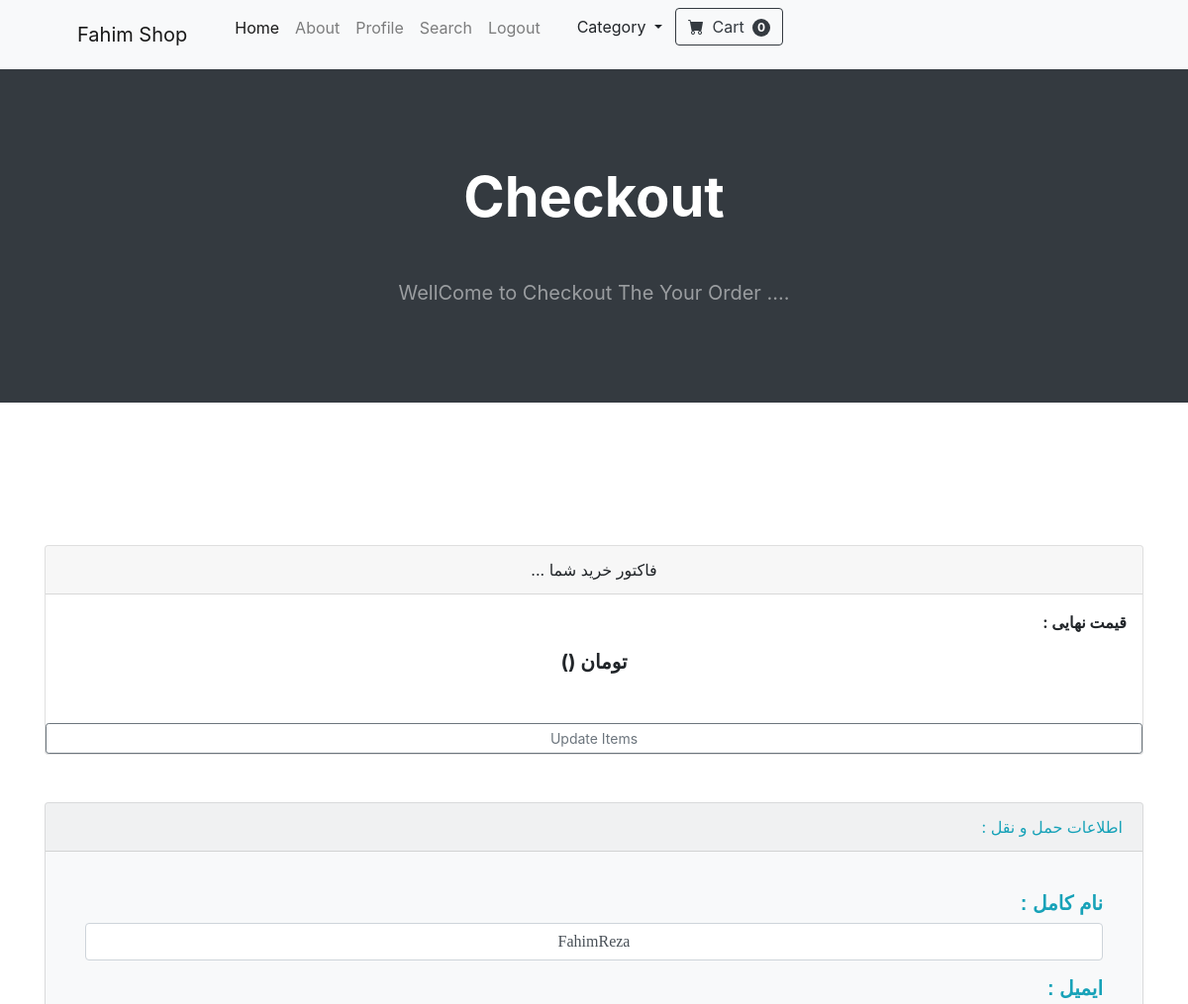
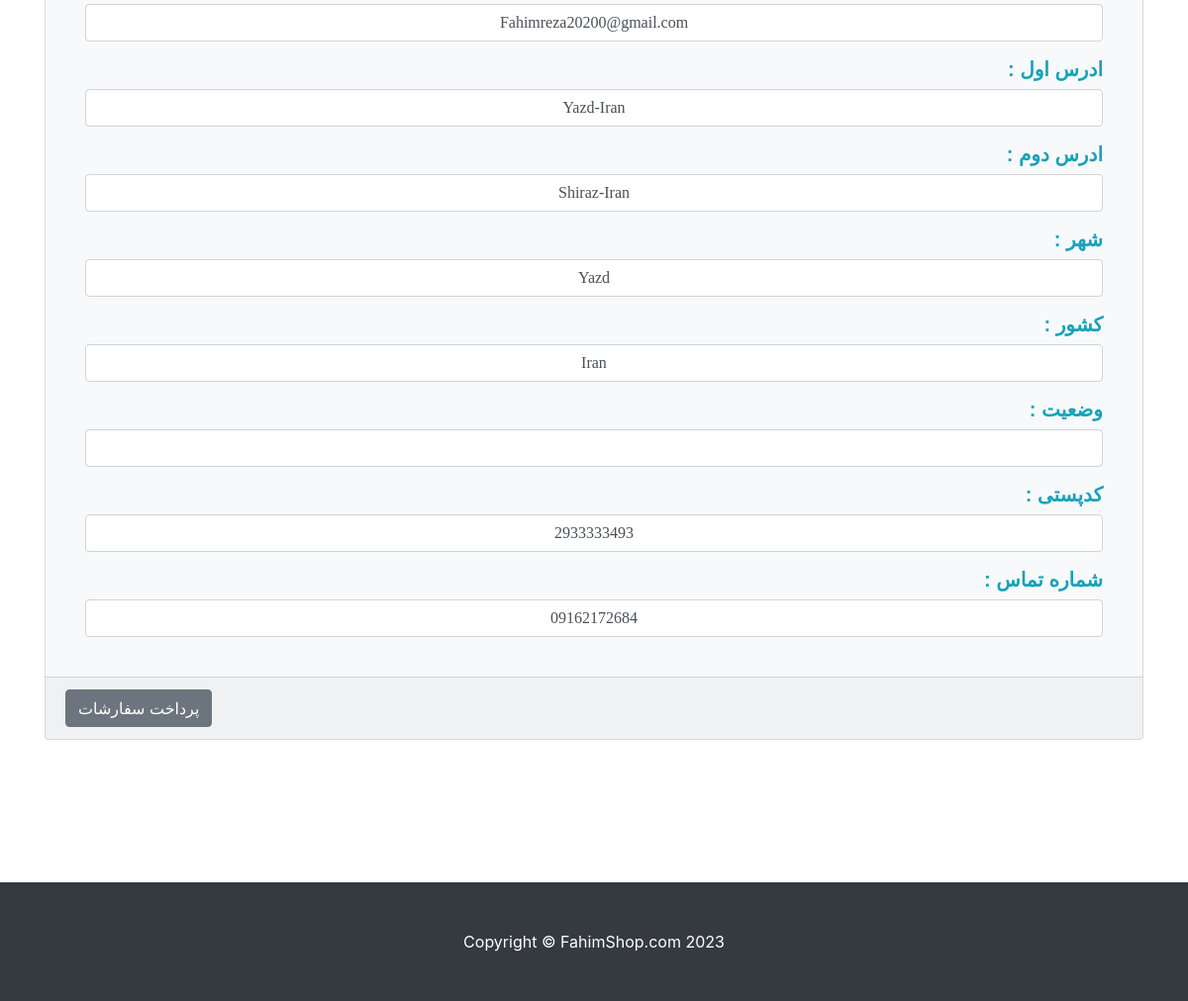
/Payment/Checkout/ (signed in), run on the app's committed database (2 pictures, top to bottom).
### Payment/models.py (models this page shows, shortened)
class ShippingAddress(models.Model):
    user = models.ForeignKey(User, on_delete=models.CASCADE , null=True , blank=True)
    Shipping_full_name = models.CharField(max_length=200)
    Shipping_email = models.EmailField(max_length=200)
    Shipping_address1 = models.CharField(max_length=200)
    Shipping_address2 = models.CharField(max_length=200 , null = True , blank=True)
    Shipping_city = models.CharField(max_length=200)
    Shipping_country = models.CharField(max_length=200)
    Shipping_state = models.CharField(max_length=200 , blank=True , null=True )
    Shipping_zip_Code = models.CharField(max_length=200 , blank=True , null=True )
    Shipping_phone_number = models.CharField(max_length=200)
    class Meta :
        verbose_name_plural = 'Shipping Address'

### Payment/views.py (the view)
# urls.py: path('Checkout/', views.Checkout, name='Checkout_Payment'),
def Checkout(request):
    cart = Cart(request)
    cart_product = cart.get_prods
    quantities = cart.get_qty
    total = ()
    if request.user.is_authenticated:
        shipping_form_user = ShippingAddress.objects.get(user__id=request.user.id)
        Shipping_form = ShippingForm(request.POST or None, instance=shipping_form_user)
        return render(request=request, template_name="Checkout_Payment.html" , context={'products' : cart_product, 'qty' : quantities, 'total' : total , 'shipping_form' : Shipping_form})
    else:
        Shipping_form = ShippingForm(request.POST or None)
        return render(request=request, template_name="Checkout_Payment.html" , context={'products' : cart_product, 'qty' : quantities, 'total' : total , 'shipping_form' : Shipping_form})

### Cart/Cart.py (called while the page is built)
    def __len__(self):
        return len(self.cart)

    def get_prods(self):
        product_ids = self.cart.keys()
        product = Product.objects.filter(id__in = product_ids)
        return product

### Cart/Context_Processors.py (called while the page is built)
def cart(request):
    return {'cart' : Cart(request)}

### Payment/templates/Checkout_Payment.html (shortened to what this page needs)
{% extends 'base.html' %}
{% load humanize %}
{% block content %}
        <header class="bg-dark py-5">
            <div class="container px-4 px-lg-5 my-5">
                <div class="text-center text-white">
                    <h1 class="display-4 fw-bolder">Checkout</h1>
                    <p class="lead fw-normal text-white-50 mb-0 mt-5">WellCome to Checkout The Your Order ....</p>
                </div>
            </div>
        </header>
<br/><br/><br/><br/><br/><br/>
<div class="container " >
   <div class="card">
  <div dir="rtl" class="card-header text-center">
      فاکتور خرید شما ...
  </div>
                   <strong class="text-end p-3" dir = rtl>قیمت نهایی :</strong>
                <h5 style="text-align: center ; margin-bottom: 50px ; font-weight:bold ">{{ total|intcomma }} تومان</h5>
      <a href="{% url 'Cart_Summary' %}" class="btn btn-sm btn-outline-secondary">
          Update Items
      </a>
  </div>
    <div dir = rtl  class="text-right card mt-5 bg-light text-info">
        <div class="card-header">
            اطلاعات حمل و نقل :
        </div>
        <div class="card-body ">
            <h5 style="font-size: 20px ; font-family: 'vazir' , sans-serif ; font-weight: bold ; margin: 20px 20px "> {{ shipping_form.as_p }}</h5>
        </div>
        <div class="card-footer">
            <a href="#" dir = rtl class="btn btn-secondary float-left"> پرداخت سفارشات</a>
        </div>
    </div>
</div>
<br/><br/><br/><br/><br/><br/>
{% endblock %}

### data on the page
ShippingAddress: Shipping_full_name "FahimReza", Shipping_email "Fahimreza20200@gmail.com", Shipping_address1 "Yazd-Iran", Shipping_address2 "Shiraz-Iran", Shipping_city "Yazd", Shipping_country "Iran", Shipping_zip_Code "2933333493", Shipping_phone_number "09162172684"

### other printed values
{{ cart|length }} "0"
{{ total|intcomma }} "()"
